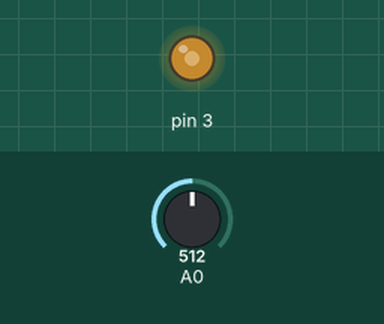
Bench run of a sketch on a simulated Arduino Uno, built with avr-gcc and run on an emulated ATmega328P. Shown: output pins drawn as LEDs (lit = HIGH). Inputs (shaded band) come from the test bench; at power-on: A0 = 512.

Above: at 1.2 s.
1.3 s: A0 set to 306
At 2.4 s:
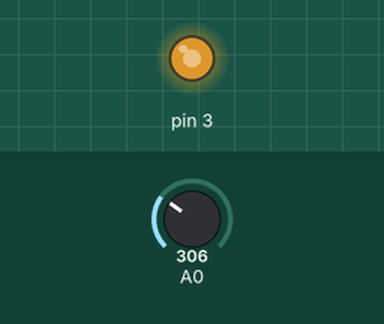
2.8 s: A0 set to 122
At 3.5 s:
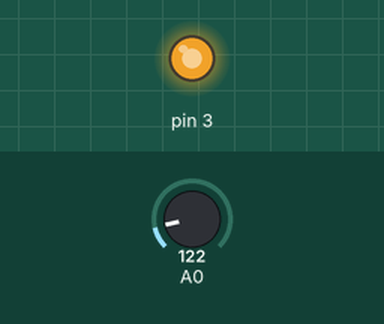
4.3 s: A0 set to 900
At 4.7 s:
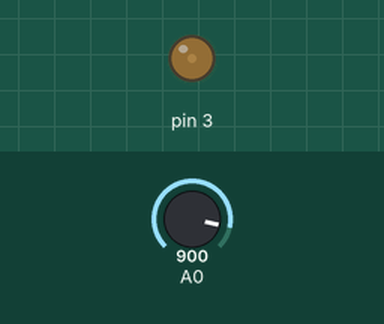
5.8 s: A0 set to 1023
At 7.0 s:
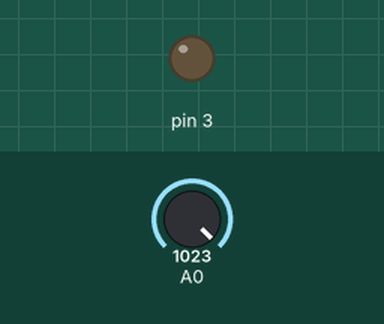
7.3 s: A0 set to 511
At 8.2 s:
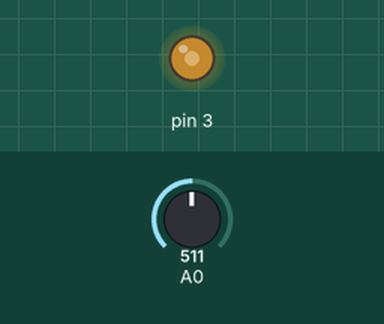
Timing chart, 0 to 9.8 s (numbered marks = the images above; inputs shaded):
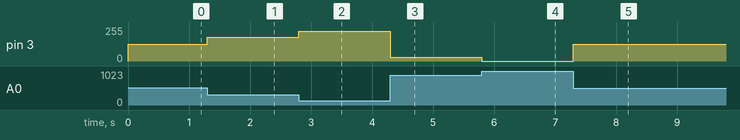

The sketch:

L4_Potentiometers.ino
```cpp
void setup() {
  // put your setup code here, to run once:
  pinMode(3, OUTPUT);

}

void loop() {
  // put your main code here, to run repeatedly:
  const int brightness = map(analogRead(A0), 1023, 0, 0, 255);
  analogWrite(3,  brightness);
}
```

Measured:
- after the input at 1.3 s, pin 3: 127/255 → 178/255 at once
- after the input at 2.8 s, pin 3: 178/255 → 224/255 at once
- after the input at 4.3 s, pin 3: 224/255 → 30/255 at once
- after the input at 5.8 s, pin 3: 30/255 → 0/255 at once
- after the input at 7.3 s, pin 3: 0/255 → 127/255 at once
